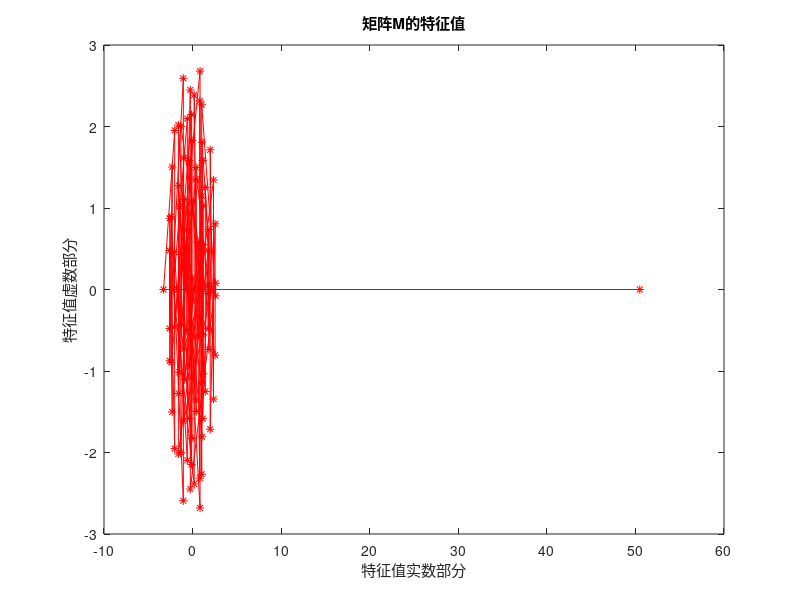

Here is the MATLAB script that generated this plot:
clear all; close all; clc;
M=load('fortranmatlab/matrixM.txt');
eigvalues=eig(M);
plot(real(eigvalues),imag(eigvalues),'-r*');
title('矩阵M的特征值');
xlabel('特征值实数部分');
ylabel('特征值虚数部分');

